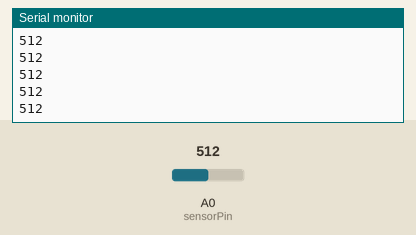
This sketch was run on a simulated Arduino Uno, built with avr-gcc and run on an emulated ATmega328P. Shown: the last lines printed to the serial monitor. The test bench sets the inputs (shaded band); at power-on: A0 (sensorPin) = 512.

Above: at 1.2 s.
1.3 s: A0 (sensorPin) set to 716
At 1.32 s:
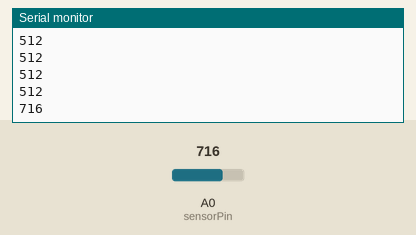
2.8 s: A0 (sensorPin) set to 900
At 2.83 s:
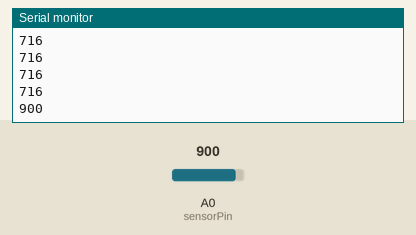
Timing chart, 0 to 5.8 s (numbered marks = the images above; inputs shaded):
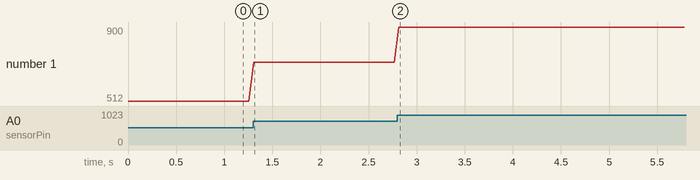

The sketch:

AI-AnalogInput.ino
```cpp
// tangible
// steve daniels, Oct 2021

// basic analogRead with photocell circuit

int sensorPin = A0;
int state = 0;

void setup() {
  pinMode(sensorPin, INPUT);
  Serial.begin(9600);
}

void loop() {
  state = analogRead( sensorPin );
  Serial.println(state);
  delay(50);
}
```

Measured:
- after the input at 1.3 s, the serial monitor: prints a new line at once (image 1)
- after the input at 2.8 s, the serial monitor: prints a new line at once (image 2)
- plotted number 1: 512 → 716 after the input at 1.3 s, 716 → 900 after the input at 2.8 s
